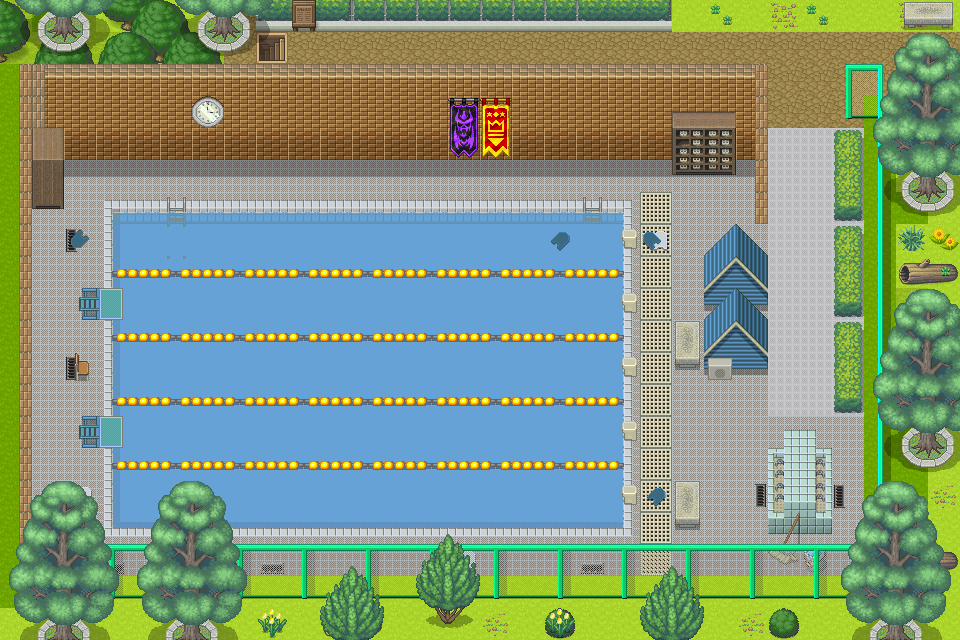

This is a level from a 2D game, rendered from its Tiled map with the project's own tilesets. A one-line summary and the map file follow, with tile-layer data summarised:
An orthogonal 30x20 tile map with 32x32 px tiles, 10 tile layers (Ground, footpath, items, pipes1, ...), 1 hidden layer not drawn, 2 tilesets and 3 objects (2x start, EV-LGUA1).

<map version="1.10" tiledversion="1.10.2" orientation="orthogonal" renderorder="right-down" width="30" height="20" tilewidth="32" tileheight="32" infinite="0" nextlayerid="13" nextobjectid="8">
 <tileset firstgid="1" source="[pool]school.tsx" />
 <tileset firstgid="1025" source="[Base]BaseChip_pipo.tsx" />
 <layer id="1" name="Ground" width="30" height="20">
  <data>[600 cells, 589 non-empty, 3 distinct tile ids]</data>
 </layer>
 <layer id="5" name="footpath" width="30" height="20">
  <data>[600 cells, 462 non-empty, 27 distinct tile ids]</data>
 </layer>
 <layer id="6" name="items" width="30" height="20">
  <data>[600 cells, 147 non-empty, 34 distinct tile ids]</data>
 </layer>
 <layer id="7" name="pipes1" width="30" height="20">
  <data>[600 cells, 56 non-empty, 8 distinct tile ids]</data>
 </layer>
 <layer id="8" name="pipe2" width="30" height="20">
  <data>[600 cells, 6 non-empty, 6 distinct tile ids]</data>
 </layer>
 <layer id="9" name="pipe3" width="30" height="20">
  <data>[600 cells, 6 non-empty, 6 distinct tile ids]</data>
 </layer>
 <layer id="2" name="walls" width="30" height="20">
  <data>[600 cells, 166 non-empty, 18 distinct tile ids]</data>
 </layer>
 <layer id="3" name="stairs" width="30" height="20">
  <data>[600 cells, 20 non-empty, 15 distinct tile ids]</data>
 </layer>
 <layer id="12" name="invisible wall" width="30" height="20" visible="0">
  <data>[600 cells, 18 non-empty, 3 distinct tile ids]</data>
 </layer>
 <layer id="10" name="tree down" width="30" height="20">
  <data>[600 cells, 92 non-empty, 38 distinct tile ids]</data>
 </layer>
 <layer id="4" name="Tree" width="30" height="20">
  <data>[600 cells, 52 non-empty, 20 distinct tile ids]</data>
 </layer>
 <objectgroup id="11" name="start point" class="start">
  <object id="4" name="start point" type="start" x="810" y="66" visible="0">
   <point />
  </object>
  <object id="6" name="start point" type="start" x="816" y="59">
   <point />
  </object>
  <object id="7" name="EV-LGUA1" x="61.8668" y="342.509">
   <point />
  </object>
 </objectgroup>
</map>
